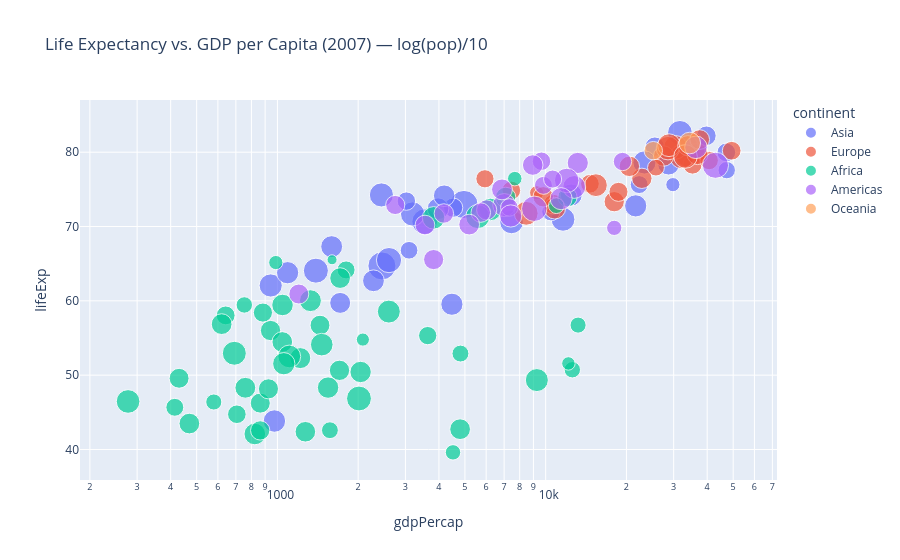

Write notebook code for a chart like this one.
### Code cell
#import seaborn as sns
import numpy as np

import plotly.express as px
import numpy as np

gapminder_2007 = gapminder.query("year==2007").copy()
gapminder_2007['logPop'] = (np.log(gapminder_2007['pop'] + 1) /np.log(1.2)  - 60 ) * 5 # ① 数值 ÷10
# print(min(gapminder_2007['logPop'])) # 66 
fig = px.scatter(
    gapminder_2007,
    x="gdpPercap",
    y="lifeExp",
    color="continent",
    size="logPop",        # ← 列名（对数人口 ÷10）
    size_max=20,                # ← 最大像素 ÷10（基准缩放） , 600px 
    hover_name="country",
    log_x=True,
    title="Life Expectancy vs. GDP per Capita (2007) — log(pop)/10"
)
fig.show()

### Figure 1 — Plotly figure (JSON) as saved in the notebook; plotly's stock layout.template omitted (floating-point values rounded to 4 significant figures)
{"data": [{"hovertemplate": "<b>%{hovertext}</b><br><br>continent=Asia<br>gdpPercap=%{x}<br>lifeExp=%{y}<br>logPop=%{marker.size}<extra></extra>", "hovertext": ["Afghanistan", "Bahrain", "Bangladesh", "Cambodia", "China", "Hong Kong, China", "India", "Indonesia", "Iran", "Iraq", "Israel", "Japan", "Jordan", "Korea, Dem. Rep.", "Korea, Rep.", "Kuwait", "Lebanon", "Malaysia", "Mongolia", "Myanmar", "Nepal", "Oman", "Pakistan", "Philippines", "Saudi Arabia", "Singapore", "Sri Lanka", "Syria", "Taiwan", "Thailand", "Vietnam", "West Bank and Gaza", "Yemen, Rep."], "legendgroup": "Asia", "marker": {"color": "#636efa", "size": [173.8, 69.43, 216.4, 151.5, 275.9, 132.2, 271.2, 227.2, 195.2, 169.8, 129.9, 211.8, 128.3, 165.2, 185.6, 104.1, 116.4, 167.0, 107.8, 184.9, 171.1, 110.8, 219.6, 202.6, 169.9, 120.4, 161.5, 160.1, 165.1, 193.4, 200.8, 117.0, 163.9], "sizemode": "area", "sizeref": 0.6898, "symbol": "circle"}, "mode": "markers", "name": "Asia", "orientation": "v", "showlegend": true, "type": "scatter", "x": [974.6, 29800.0, 1391.0, 1714.0, 4959.0, 39720.0, 2452.0, 3541.0, 11610.0, 4471.0, 25520.0, 31660.0, 4519.0, 1593.0, 23350.0, 47310.0, 10460.0, 12450.0, 3096.0, 944.0, 1091.0, 22320.0, 2606.0, 3190.0, 21650.0, 47140.0, 3970.0, 4185.0, 28720.0, 7458.0, 2442.0, 3025.0, 2281.0], "xaxis": "x", "y": [43.83, 75.64, 64.06, 59.72, 72.96, 82.21, 64.7, 70.65, 70.96, 59.55, 80.75, 82.6, 72.53, 67.3, 78.62, 77.59, 71.99, 74.24, 66.8, 62.07, 63.78, 75.64, 65.48, 71.69, 72.78, 79.97, 72.4, 74.14, 78.4, 70.62, 74.25, 73.42, 62.7], "yaxis": "y"}, {"hovertemplate": "<b>%{hovertext}</b><br><br>continent=Europe<br>gdpPercap=%{x}<br>lifeExp=%{y}<br>logPop=%{marker.size}<extra></extra>", "hovertext": ["Albania", "Austria", "Belgium", "Bosnia and Herzegovina", "Bulgaria", "Croatia", "Czech Republic", "Denmark", "Finland", "France", "Germany", "Greece", "Hungary", "Iceland", "Ireland", "Italy", "Montenegro", "Netherlands", "Norway", "Poland", "Portugal", "Romania", "Serbia", "Slovak Republic", "Slovenia", "Spain", "Sweden", "Switzerland", "Turkey", "United Kingdom"], "legendgroup": "Europe", "marker": {"color": "#EF553B", "size": [114.0, 136.6, 143.1, 120.4, 133.5, 120.1, 142.6, 125.5, 124.3, 191.7, 199.9, 143.9, 141.9, 46.04, 117.6, 190.3, 68.49, 155.9, 120.9, 179.0, 143.7, 164.0, 142.4, 125.4, 98.01, 180.3, 139.2, 134.3, 195.8, 191.5], "sizemode": "area", "sizeref": 0.6898, "symbol": "circle"}, "mode": "markers", "name": "Europe", "orientation": "v", "showlegend": true, "type": "scatter", "x": [5937.0, 36130.0, 33690.0, 7446.0, 10680.0, 14620.0, 22830.0, 35280.0, 33210.0, 30470.0, 32170.0, 27540.0, 18010.0, 36180.0, 40680.0, 28570.0, 9254.0, 36800.0, 49360.0, 15390.0, 20510.0, 10810.0, 9787.0, 18680.0, 25770.0, 28820.0, 33860.0, 37510.0, 8458.0, 33200.0], "xaxis": "x", "y": [76.42, 79.83, 79.44, 74.85, 73.0, 75.75, 76.49, 78.33, 79.31, 80.66, 79.41, 79.48, 73.34, 81.76, 78.89, 80.55, 74.54, 79.76, 80.2, 75.56, 78.1, 72.48, 74.0, 74.66, 77.93, 80.94, 80.88, 81.7, 71.78, 79.42], "yaxis": "y"}, {"hovertemplate": "<b>%{hovertext}</b><br><br>continent=Africa<br>gdpPercap=%{x}<br>lifeExp=%{y}<br>logPop=%{marker.size}<extra></extra>", "hovertext": ["Algeria", "Angola", "Benin", "Botswana", "Burkina Faso", "Burundi", "Cameroon", "Central African Republic", "Chad", "Comoros", "Congo, Dem. Rep.", "Congo, Rep.", "Cote d'Ivoire", "Djibouti", "Egypt", "Equatorial Guinea", "Eritrea", "Ethiopia", "Gabon", "Gambia", "Ghana", "Guinea", "Guinea-Bissau", "Kenya", "Lesotho", "Liberia", "Libya", "Madagascar", "Malawi", "Mali", "Mauritania", "Mauritius", "Morocco", "Mozambique", "Namibia", "Niger", "Nigeria", "Reunion", "Rwanda", "Sao Tome and Principe", "Senegal", "Sierra Leone", "Somalia", "South Africa", "Sudan", "Swaziland", "Tanzania", "Togo", "Tunisia", "Uganda", "Zambia", "Zimbabwe"], "legendgroup": "Africa", "marker": {"color": "#00cc96", "size": [175.0, 148.0, 136.2, 92.43, 151.9, 137.2, 157.7, 119.3, 142.7, 69.52, 193.2, 115.5, 158.2, 59.67, 199.1, 62.54, 122.5, 197.8, 89.16, 93.24, 164.7, 141.9, 89.48, 176.9, 98.06, 110.7, 128.2, 159.9, 149.9, 147.1, 111.4, 85.02, 175.4, 161.0, 98.63, 149.0, 213.4, 72.69, 138.7, 34.68, 147.6, 128.7, 139.5, 182.7, 181.6, 82.3, 178.7, 126.6, 142.8, 171.4, 146.4, 147.7], "sizemode": "area", "sizeref": 0.6898, "symbol": "circle"}, "mode": "markers", "name": "Africa", "orientation": "v", "showlegend": true, "type": "scatter", "x": [6223.0, 4797.0, 1441.0, 12570.0, 1217.0, 430.1, 2042.0, 706.0, 1704.0, 986.1, 277.6, 3633.0, 1545.0, 2082.0, 5581.0, 12150.0, 641.4, 690.8, 13210.0, 752.7, 1328.0, 942.7, 579.2, 1463.0, 1569.0, 414.5, 12060.0, 1045.0, 759.3, 1043.0, 1803.0, 10960.0, 3820.0, 823.7, 4811.0, 619.7, 2014.0, 7670.0, 863.1, 1598.0, 1712.0, 862.5, 926.1, 9270.0, 2602.0, 4513.0, 1107.0, 883.0, 7093.0, 1056.0, 1271.0, 469.7], "xaxis": "x", "y": [72.3, 42.73, 56.73, 50.73, 52.3, 49.58, 50.43, 44.74, 50.65, 65.15, 46.46, 55.32, 48.33, 54.79, 71.34, 51.58, 58.04, 52.95, 56.73, 59.45, 60.02, 56.01, 46.39, 54.11, 42.59, 45.68, 73.95, 59.44, 48.3, 54.47, 64.16, 72.8, 71.16, 42.08, 52.91, 56.87, 46.86, 76.44, 46.24, 65.53, 63.06, 42.57, 48.16, 49.34, 58.56, 39.61, 52.52, 58.42, 73.92, 51.54, 42.38, 43.49], "yaxis": "y"}, {"hovertemplate": "<b>%{hovertext}</b><br><br>continent=Americas<br>gdpPercap=%{x}<br>lifeExp=%{y}<br>logPop=%{marker.size}<extra></extra>", "hovertext": ["Argentina", "Bolivia", "Brazil", "Canada", "Chile", "Colombia", "Costa Rica", "Cuba", "Dominican Republic", "Ecuador", "El Salvador", "Guatemala", "Haiti", "Honduras", "Jamaica", "Mexico", "Nicaragua", "Panama", "Paraguay", "Peru", "Puerto Rico", "Trinidad and Tobago", "United States", "Uruguay", "Venezuela"], "legendgroup": "Americas", "marker": {"color": "#ab63fa", "size": [180.2, 139.5, 222.8, 175.1, 155.4, 182.8, 117.8, 145.7, 140.1, 150.8, 132.0, 148.3, 137.6, 134.1, 106.9, 207.5, 126.5, 111.1, 130.9, 170.9, 116.5, 80.39, 235.4, 112.8, 168.3], "sizemode": "area", "sizeref": 0.6898, "symbol": "circle"}, "mode": "markers", "name": "Americas", "orientation": "v", "showlegend": true, "type": "scatter", "x": [12780.0, 3822.0, 9066.0, 36320.0, 13170.0, 7007.0, 9645.0, 8948.0, 6025.0, 6873.0, 5728.0, 5186.0, 1202.0, 3548.0, 7321.0, 11980.0, 2749.0, 9809.0, 4173.0, 7409.0, 19330.0, 18010.0, 42950.0, 10610.0, 11420.0], "xaxis": "x", "y": [75.32, 65.55, 72.39, 80.65, 78.55, 72.89, 78.78, 78.27, 72.23, 74.99, 71.88, 70.26, 60.92, 70.2, 72.57, 76.19, 72.9, 75.54, 71.75, 71.42, 78.75, 69.82, 78.24, 76.38, 73.75], "yaxis": "y"}, {"hovertemplate": "<b>%{hovertext}</b><br><br>continent=Oceania<br>gdpPercap=%{x}<br>lifeExp=%{y}<br>logPop=%{marker.size}<extra></extra>", "hovertext": ["Australia", "New Zealand"], "legendgroup": "Oceania", "marker": {"color": "#FFA15A", "size": [161.6, 117.7], "sizemode": "area", "sizeref": 0.6898, "symbol": "circle"}, "mode": "markers", "name": "Oceania", "orientation": "v", "showlegend": true, "type": "scatter", "x": [34440.0, 25190.0], "xaxis": "x", "y": [81.23, 80.2], "yaxis": "y"}], "layout": {"legend": {"itemsizing": "constant", "title": {"text": "continent"}, "tracegroupgap": 0}, "title": {"text": "Life Expectancy vs. GDP per Capita (2007) — log(pop)/10"}, "xaxis": {"anchor": "y", "domain": [0, 1], "title": {"text": "gdpPercap"}, "type": "log"}, "yaxis": {"anchor": "x", "domain": [0, 1], "title": {"text": "lifeExp"}}}}
